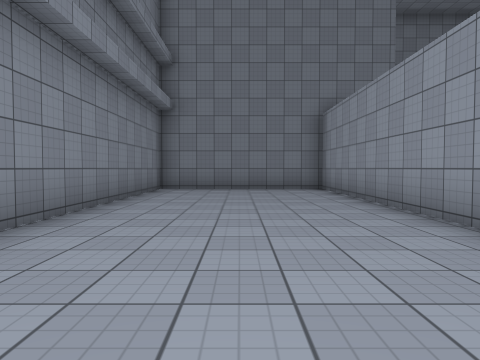
view 1 (above)

19 first-person views from a walk through a Unity game level. The camera is 1.2 m above the floor, tilts 2° down and sees 70° across. The floor is counted in squares, 2 m on a side. Each view is taken from the middle of a square. On the plan, view 1 faces up. The plan holds only what a view shows up to about 10 squares ahead; the rest is blank. The place goes on beyond the plan. The player character is not drawn. Surface patterns are stand-ins for the level's own textures.

view 2
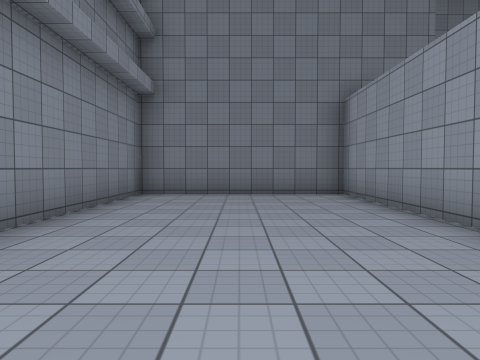

view 3
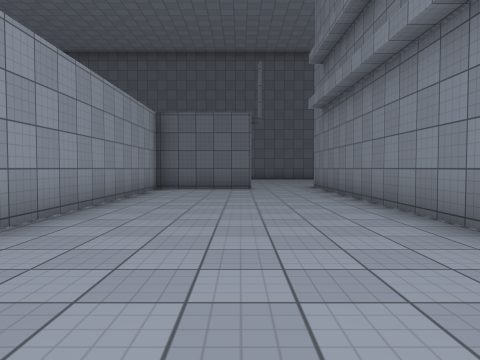

view 4
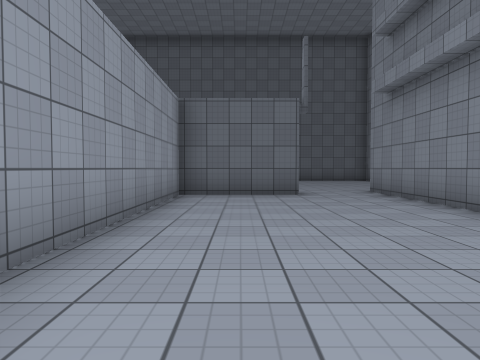

view 5
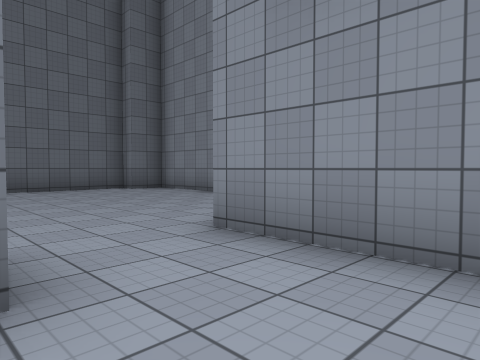

view 6
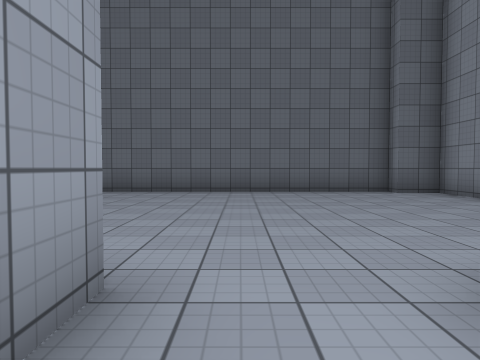

view 7
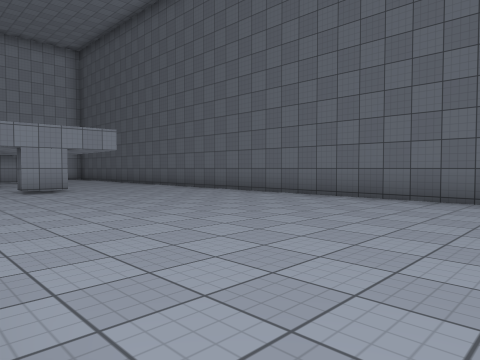

view 8
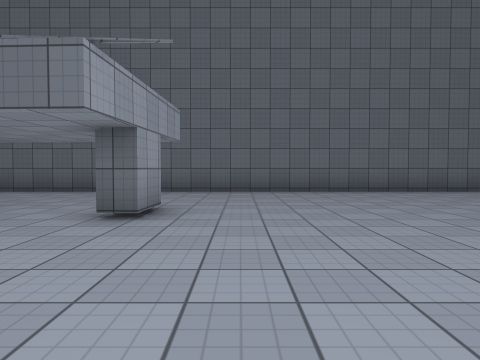

view 9
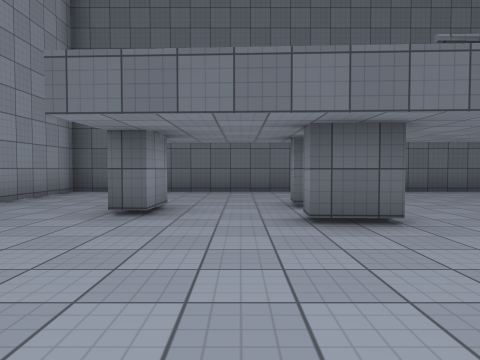

view 10
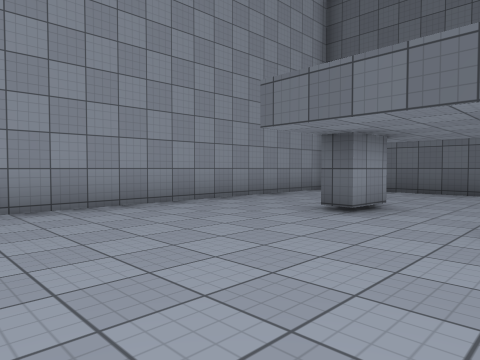

view 11
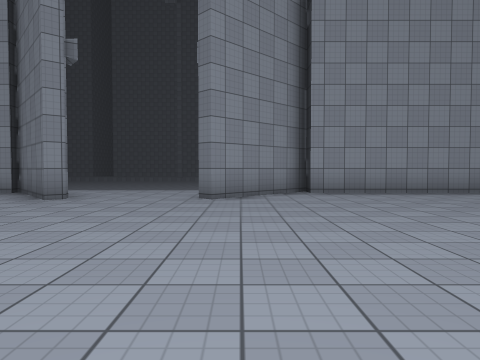

view 12
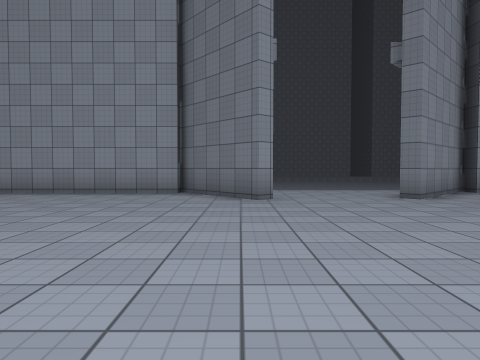

view 13
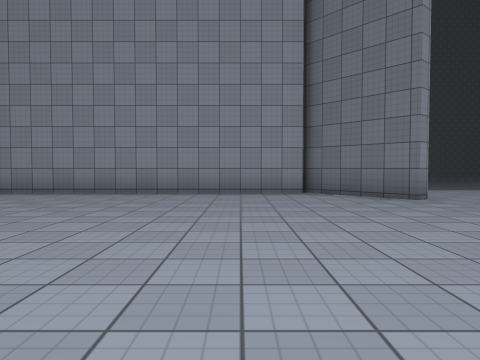

view 14
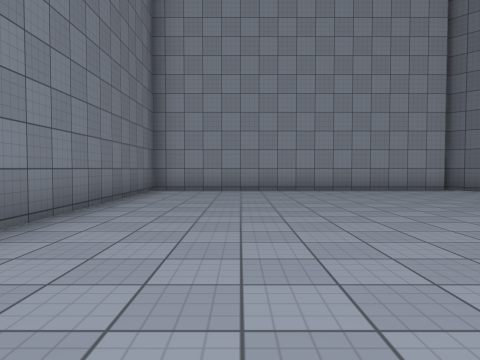

view 15
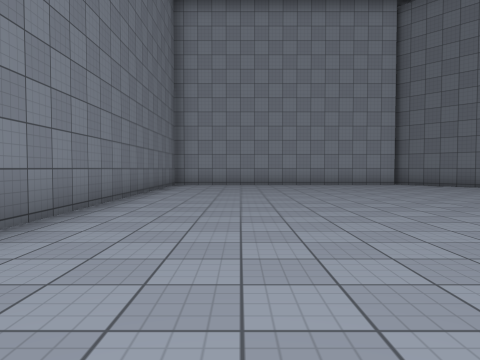

view 16
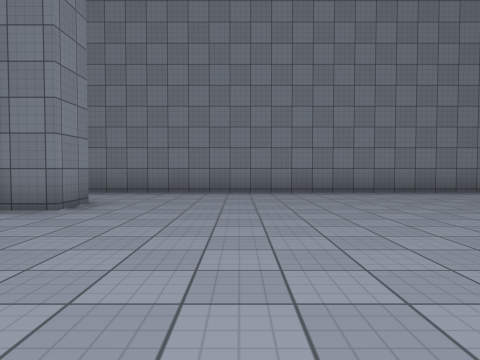

view 17
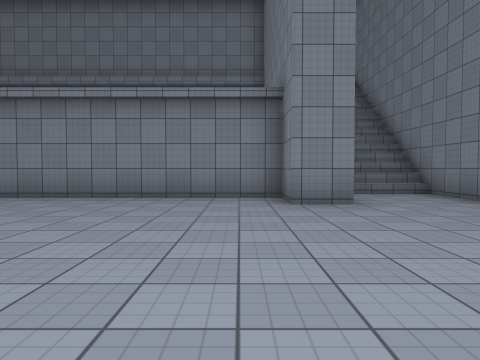

view 18
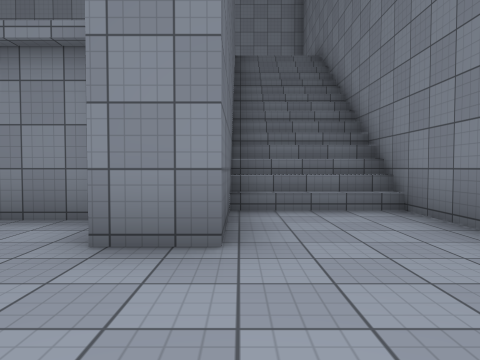

view 19
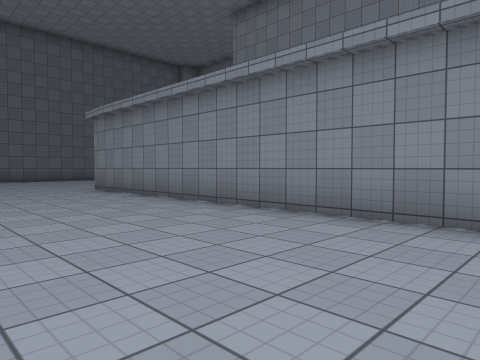

### Floor plan
Key: @ floor where view 1 was taken; # wall or solid block; . floor; / step, stairs or slope.
Columns run from 6 left of view 1 to 18 right of it. Each row starts with its distance up from view 1.
 14    ######################
 13    //////...............#
 12    //////...............#
 11    //////...............#
 10     #######.............#
  9    ##....#..............#
  8    #.....#..............#
  7    #.....#..............#
  6    #.....#..... ........#
  5    #.....#....  .......##
  4    #.....#.... .......##.
  3    #.....#...   .........
  2    #.....#...    ........
  1    #.....#...   .........
  0    #..@..#...  .......##.
 -1    #.....#....  .......##
 -2    #..####.....  .......#
 -3    ............. .......#
 -4   .............. .......#
 -5   ................#.....#
 -6  ..............#.....#..#
 -7 #.......................#
 -8 #.......................#
 -9 #.......................#
-10 #########################

Positions as (right, up) in squares from view 1, and headings:
1: (0, 0), facing up
2: (0, 2), facing up
3: (0, 8), facing down
4: (1, 6), facing down
5: (0, 0), facing down-left
6: (-1, -1), facing down
7: (-1, -3), facing down-right
8: (7, -1), facing down
9: (13, -1), facing down
10: (12, -1), facing down-right
11: (9, 0), facing right
12: (9, 4), facing right
13: (9, 7), facing right
14: (8, 11), facing right
15: (5, 11), facing right
16: (7, 5), facing up
17: (10, 9), facing left
18: (7, 11), facing left
19: (7, 7), facing down-left
